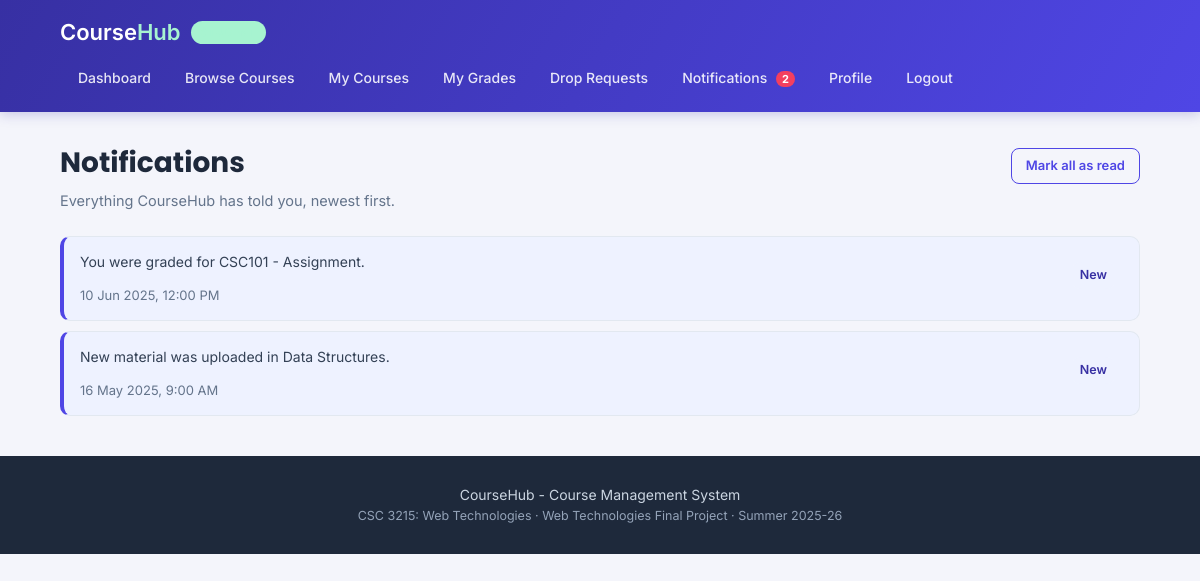
The app's page /notifications.php (signed in) with its own data.
### tables this page shows
CREATE TABLE notifications (
    notif_id    INT AUTO_INCREMENT PRIMARY KEY,
    user_id     INT NOT NULL,
    text        TEXT NOT NULL,
    link        VARCHAR(100),
    is_read     TINYINT DEFAULT 0,
    created_at  DATETIME,
    FOREIGN KEY (user_id) REFERENCES users(user_id) ON DELETE CASCADE
);

### check_login.php (called while the page is built, shortened)
<?php
$me = getUser($conn, $_SESSION["user_id"]);
?>

### notifications.php (the view, shortened to what this page needs)
<?php
require_once "config.php";
require_once "functions.php";
require_once "check_login.php";
$stmt = $conn->prepare("SELECT * FROM notifications WHERE user_id = ? ORDER BY created_at DESC");
$stmt->bind_param("i", $me["user_id"]);
$stmt->execute();
$result = $stmt->get_result();
include "header.php";
?>
    <div class="page">
        <div class="row" style="align-items:center;justify-content:space-between">
            <h1>Notifications</h1>
            <a href="notifications.php?action=read_all" class="btn btn-outline btn-small">Mark all as read</a>
        </div>
        <p class="page-info">Everything CourseHub has told you, newest first.</p>
        <?php if ($result->num_rows == 0) { ?>
            <div class="empty">You have no notifications yet.</div>
        <?php } else { while ($n = $result->fetch_assoc()) { ?>
            <a href="notifications.php?open=<?php echo $n["notif_id"]; ?>" style="text-decoration:none;color:inherit">
                <div class="notif <?php echo $n["is_read"] == 0 ? "notif-unread" : ""; ?>">
                    <div>
                        <div class="item-text"><?php echo htmlspecialchars($n["text"]); ?></div>
                        <span class="gray-text"><?php echo showDateTime($n["created_at"]); ?></span>
                    </div>
                    <?php if ($n["is_read"] == 0) { ?><span class="tag tag-blue">New</span><?php } ?>
                </div>
            </a>
        <?php } } ?>
    </div>
<?php
include "footer.php";
?>

### style.css (style rules this page uses)
:root { --primary: #4f46e5; --primary-dark: #3730a3; --primary-light:#eef2ff; --accent: #14b8a6; --accent-dark: #0f766e; --ink: #1e293b; --ink-light: #64748b; --bg: #f4f5fb; --white: #ffffff; --border: #e2e8f0; --green: #16a34a; --green-bg: #dcfce7; --orange: #d97706; --orange-bg: #fef3c7; --red: #dc2626; --red-bg: #fee2e2; --radius: 12px; --shadow: 0 4px 18px rgba(30, 41, 59, 0.07); --shadow-hover: 0 8px 26px rgba(30, 41, 59, 0.12); }
* { margin:0; padding:0; box-sizing:border-box; font-family:'Inter', Arial, Helvetica, sans-serif; }
h1, h2, h3, .logo { font-family:'Poppins', Arial, Helvetica, sans-serif; }
body { background:var(--bg); color:var(--ink); line-height:1.5; }
a { text-decoration:none; color:var(--primary); }
.page { width:1080px; max-width:94%; margin:30px auto; }
h1 { color:var(--ink); margin-bottom:6px; font-weight:700; font-size:28px; }
.page-info { color:var(--ink-light); font-size:14.5px; margin-bottom:24px; }
.row { display:flex; gap:20px; flex-wrap:wrap; }
button, .btn { padding:11px 20px; border:none; border-radius:8px; background:var(--primary); color:white; font-size:14.5px; font-weight:600; cursor:pointer; transition:background 0.15s ease, transform 0.05s ease; display:inline-block; }
.btn-small { padding:7px 14px; font-size:13px; }
.btn-outline { background:transparent; color:var(--primary); border:1.5px solid var(--primary); }
.item-text { font-size:14px; margin-bottom:10px; color:#334155; }
.tag { display:inline-block; background:#eef1f7; color:var(--ink); padding:4px 11px; border-radius:20px; font-size:12.5px; font-weight:600; margin-right:5px; margin-bottom:5px; }
.tag-blue { background:var(--primary-light); color:var(--primary-dark); }
.gray-text { color:var(--ink-light); font-size:13px; }
.notif { background:var(--white); border:1px solid var(--border); border-radius:10px; padding:14px 16px; margin-bottom:10px; display:flex; justify-content:space-between; align-items:center; gap:10px; }
.notif-unread { border-left:4px solid var(--primary); background:var(--primary-light); }

### records on screen
notifications: text "You were graded for CSC101 - Assignment.", created_at "10 Jun 2025, 12:00 PM", is_read "New"
notifications: text "New material was uploaded in Data Structures.", created_at "16 May 2025, 9:00 AM", is_read "New"

### other values on screen
$unread "2"
